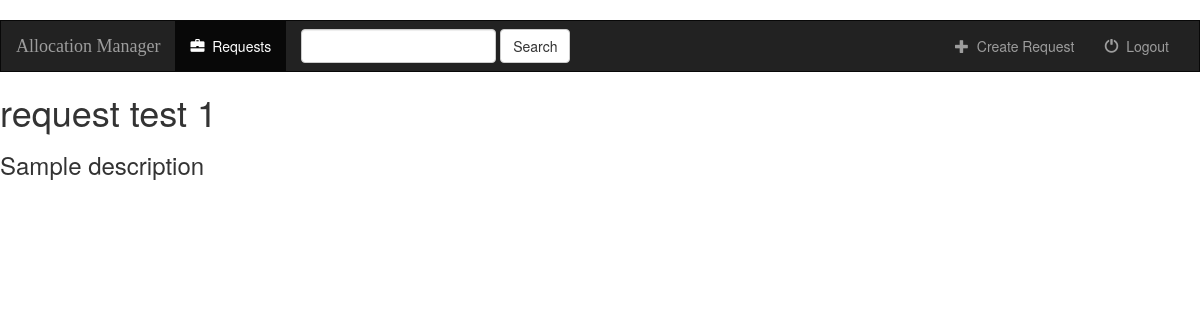
The app's page /dashboard/4/ with its own data.
### dashboard/models.py (models this page shows, shortened)
class Request(models.Model):
    request_title = models.CharField(max_length=250)
    request_description = models.CharField(max_length=500)
    request_status = models.CharField(max_length=20)
    allocation_type = models.CharField(blank=True,max_length=100)
    applications_to_be_used = models.CharField(blank=True,max_length=100)
    disk_usage_range_per_job = models.BigIntegerField(blank=True,null=True)
    document = models.FileField(blank=True)
    field_of_science = models.CharField(blank=True,max_length=50)
    keywords = models.CharField(blank=True,max_length=100)
    max_memory_per_cpu = models.BigIntegerField(blank=True,null=True)
    num_cpus_per_job = models.BigIntegerField(blank=True,null=True)
    request_reviewed_and_funded_by = models.CharField(blank=True,max_length=100)
    request_date = models.DateTimeField(blank=True, null=True)
    service_units = models.BigIntegerField()
    specific_resource_selection = models.CharField(blank=True,max_length=100)
    typical_su_per_job = models.BigIntegerField(blank=True,null=True)

### dashboard/views.py (the view)
# urls.py: url(r'^(?P<pk>[0-9]+)/$', views.DetailView.as_view(), name='detail'),
class DetailView(generic.DetailView):
    model = Request
    template_name = 'dashboard/detail.html'

### dashboard/templates/dashboard/detail.html (shortened to what this page needs)
{% extends 'dashboard/base.html' %}
{% block body %}
    <h1>{{ request.request_title }}</h1>
    <h3>{{ request.request_description }} </h3>
{%  endblock %}

### records on screen
Request: request_title "request test 1", request_description "Sample description"
